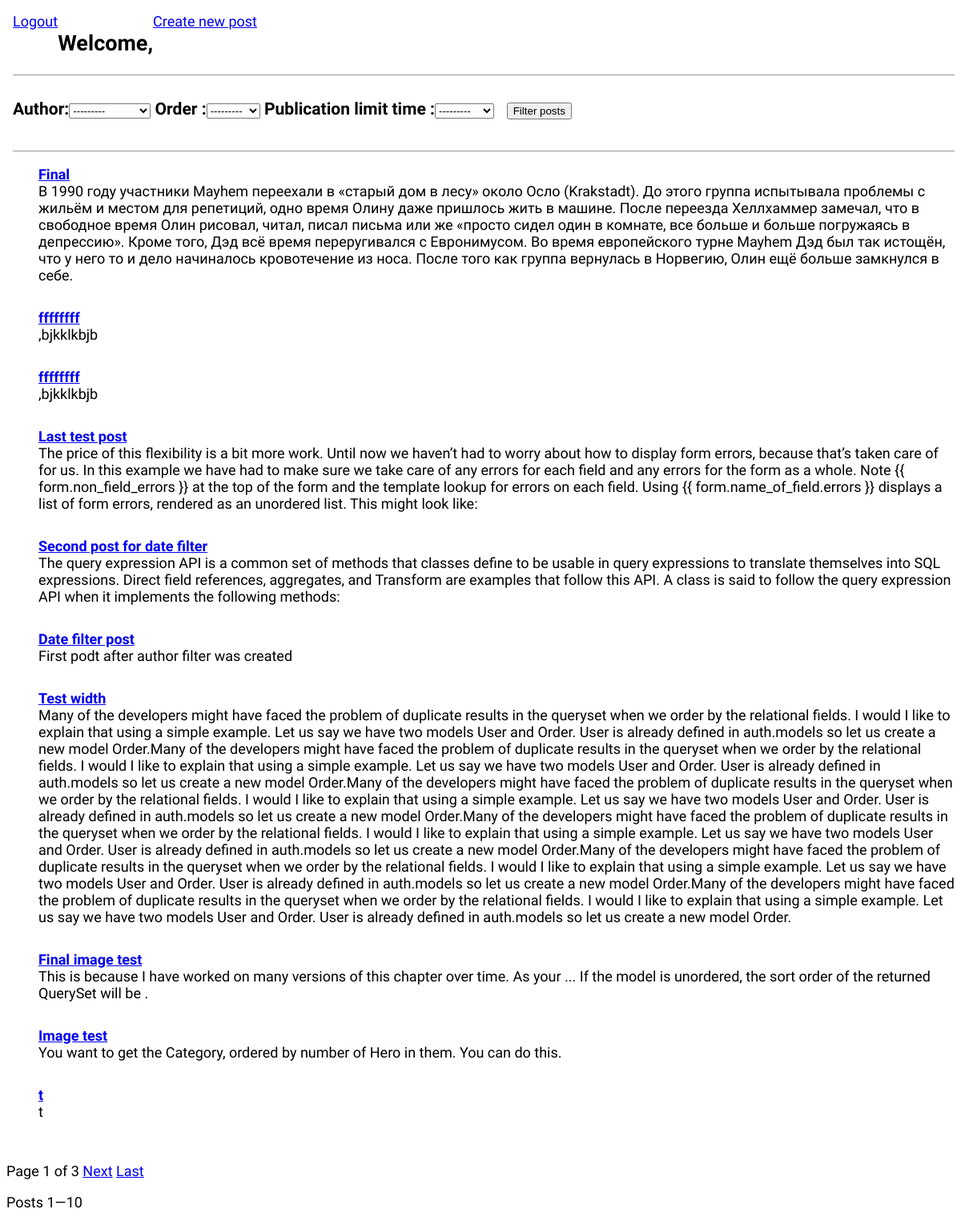
/posts/, run on the app's committed database.
### posts/models.py (models this page shows, shortened)
class Post(models.Model):
    title = models.CharField(max_length=200)
    date = models.DateTimeField('date published', auto_now_add=True)
    author = models.ForeignKey('core.User',
                                on_delete=models.CASCADE,)
    body = models.TextField()
    image = models.ImageField(upload_to='images', default='No image')

### posts/views.py (the view)
# urls.py: path('', PostsListView.as_view(), name='posts-view'),
class PostsListView(FilteredListView):
    model = Post
    template_name = 'posts.html'
    queryset = Post.objects.all().order_by('-date')
    filterset_class = PostsFilterSet
    paginate_by = POSTS_PER_PAGE

### posts/templatetags/my_tags.py (called while the page is built)
@register.simple_tag(takes_context=True)
def param_replace(context, **kwargs):
    d = context['request'].GET.copy()
    for k, v in kwargs.items():
        d[k] = v
    for k in [k for k, v in d.items() if not v]:
        del d[k]
    return d.urlencode()

### posts/views.py (called while the page is built)
    def get_queryset(self):
        queryset = super(FilteredListView, self).get_queryset()
        self.filterset = self.filterset_class(self.request.GET, queryset=queryset)
        return self.filterset.qs.distinct()

    def get_context_data(self, **kwargs):
        context = super(FilteredListView, self).get_context_data(**kwargs)
        context['filterset'] = self.filterset
        return context

### posts/templates/posts.html (shortened to what this page needs)
{% extends "pagination.html" %}
{% load static %}
{% block content %}
<html>
	<head>
		<link href="{% static 'css/base.css' %}" rel="stylesheet">
	</head>
	<body>
		<header>
			<br><a href='{% url "core:logout-view" %}'>Logout</a>
			<h2>Welcome, {{user.username}}</h2>
			<a href="{% url 'posts:createpost-view' %}">Create new post</a>
		</header>
		<div class="filter-form">
			<form action="" method="get">
				<h3>{{ filterset.form }} &nbsp;
				<input type="submit" value="Filter posts" /></h3>
			</form>
		</div>
		<ul>
			{% for object in object_list %}
				<div class="post-entry">
					<b><a href="{% url 'posts:post-view' object.pk %}">{{ object.title }}</a></b>
					<div class="container">
						{{ object.body }}
					</div>
				</div>
			{% endfor %}
		</ul>
	</body>
<html>
{% endblock %}

### posts/templates/pagination.html (shortened to what this page needs)
<html>
  <body>
		<div id="content">
			{% block content %}{% endblock %}
		</div>
		<div>
			{% load my_tags %}
			{% if is_paginated %}
				<br>
				Page {{ page_obj.number }} of {{ paginator.num_pages }}
				{% if page_obj.has_next %}
					{% if page_obj.next_page_number != paginator.num_pages %}
						<a href="?{% param_replace page=page_obj.next_page_number %}">Next</a>
					{% endif %}
					<a href="?{% param_replace page=paginator.num_pages %}">Last</a>
				{% endif %}
				<p>Posts {{ page_obj.start_index }}—{{ page_obj.end_index }}</p>
			{% endif %}
		</div>
  </body>
</html>

### static/css/base.css (style rules this page uses)
body { font-family: 'Source Sans Pro', sans-serif; font-size: 18px; }
header { margin-top: 1rem; margin-left: 0.5rem; border-bottom: 1px solid #999; margin-bottom: 0.5rem; display: flex; }
.filter-form { margin-left: 0.5rem; border-bottom: 1px solid #999; margin-bottom: 0.5rem; display: flex; }
.container { text-overflow:ellipsis; overflow: hidden; }
.post-entry { margin-bottom: 2rem; }

### data on the page
Post: title "Final", body "В 1990 году участники Mayhem переехали в «старый дом в лесу» около Осло (Krakstadt). До этого группа испытывала проблемы с жильём и местом для репетиций, одно время Олину даже пришлось жить в машине. После переезда Хеллхаммер замечал, что в свободное время Олин рисовал, читал, писал письма или же «просто сидел один в комнате, все больше и больше погружаясь в депрессию». Кроме того, Дэд всё время переругивался с Евронимусом. Во время европейского турне Mayhem Дэд был так истощён, что у него то и дело начиналось кровотечение из носа. После того как группа вернулась в Норвегию, Олин ещё больше замкнулся в себе."
Post: title "ffffffff", body ",bjkklkbjb"
Post: title "ffffffff", body ",bjkklkbjb"
Post: title "Last test post", body "The price of this flexibility is a bit more work. Until now we haven’t had to worry about how to display form errors, because that’s taken care of for us. In this example we have had to make sure we take care of any errors for each field and any errors for the form as a whole. Note {{ form.non_field_errors }} at the top of the form and the template lookup for errors on each field. Using {{ form.name_of_field.errors }} displays a list of form errors, rendered as an unordered list. This might look like:"
Post: title "Second post for date filter", body "The query expression API is a common set of methods that classes define to be usable in query expressions to translate themselves into SQL expressions. Direct field references, aggregates, and Transform are examples that follow this API. A class is said to follow the query expression API when it implements the following methods:"
Post: title "Date filter post", body "First podt after author filter was created"
Post: title "Test width", body "Many of the developers might have faced the problem of duplicate results in the queryset when we order by the relational fields. I would I like to explain that using a simple example. Let us say we have two models User and Order. User is already defined in auth.models so let us create a new model Order.Many of the developers might have faced the problem of duplicate results in the queryset when we order by the relational fields. I would I like to explain that using a simple example. Let us say we have two models User and Order. User is already defined in auth.models so let us create a new model Order.Many of the developers might have faced the problem of duplicate results in the queryset…"
Post: title "Final image test", body "This is because I have worked on many versions of this chapter over time. As your ... If the model is unordered, the sort order of the returned QuerySet will be ."
Post: title "Image test", body "You want to get the Category, ordered by number of Hero in them. You can do this."
Post: title "t", body "t"

### other printed values
{{ page_obj.number }} "1"
{{ paginator.num_pages }} "3"
{{ page_obj.start_index }} "1"
{{ page_obj.end_index }} "10"
